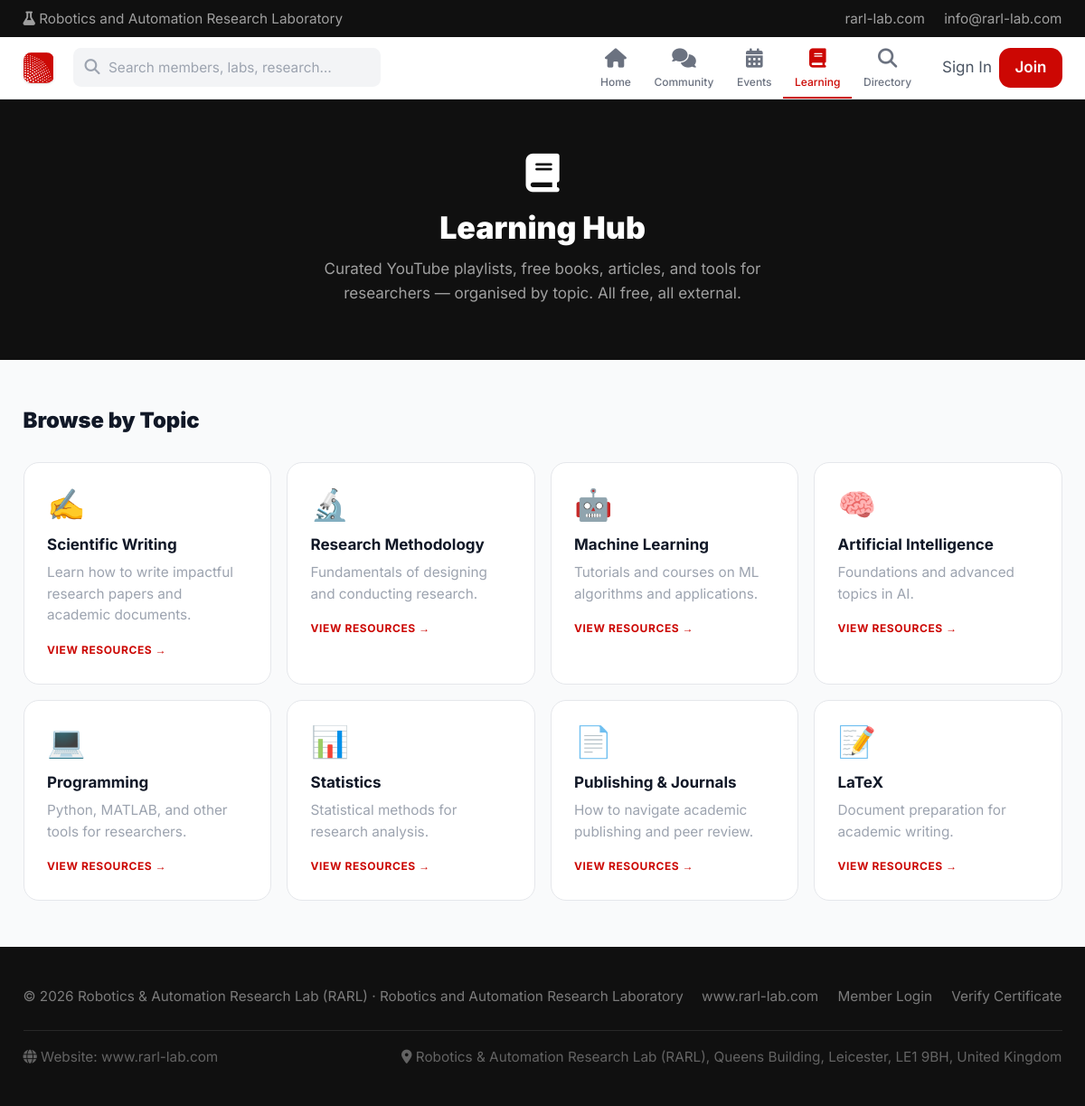
The app's page /resources.php with its own data.
### tables this page shows
CREATE TABLE IF NOT EXISTS `resource_categories` (
  `id`            INT(11)      NOT NULL AUTO_INCREMENT,
  `name`          VARCHAR(255) NOT NULL,
  `slug`          VARCHAR(255) NOT NULL,
  `icon_emoji`    VARCHAR(10)  DEFAULT '📚',
  `description`   TEXT         DEFAULT NULL,
  `display_order` INT(11)      NOT NULL DEFAULT 0,
  `is_published`  TINYINT(1)   NOT NULL DEFAULT 1,
  PRIMARY KEY (`id`),
  UNIQUE KEY `slug` (`slug`)
);

### brand.php (called while the page is built, shortened)
<?php
function brandTailwindColors(): array {
    return [
        'rarl-red'      => BRAND_RED,
        'rarl-dark'     => BRAND_RED_DARK,
        'rarl-blue'     => BRAND_BLUE,
        'rarl-blue-dark'=> BRAND_BLUE_DARK,
        'rarl-navy'     => BRAND_INK,
        'rarl-mid'      => BRAND_INK_SOFT,
    ];
}
function brandTailwindConfigJson(): string {
    return json_encode(brandTailwindColors(), JSON_UNESCAPED_SLASHES);
}

### resources.php (the view, shortened to what this page needs)
<?php
require_once __DIR__ . '/functions.php';
$pdo = db();
$categories = $pdo->query("SELECT * FROM resource_categories WHERE is_published = 1 ORDER BY display_order")->fetchAll();
$activecat  = null;
echo htmlHead($activecat ? $activecat['name'] . ' Resources' : 'Learning Hub');
?>
<?= publicNav('resources') ?>
<section class="bg-rarl-navy text-white py-14 px-6 text-center">
  <div class="max-w-3xl mx-auto">
    <div class="text-4xl mb-4"><i class="fa-solid fa-book"></i></div>
    <h1 class="font-heading font-black text-3xl md:text-4xl mb-3">Learning Hub</h1>
    <p class="text-white/60 text-sm max-w-lg mx-auto">Curated YouTube playlists, free books, articles, and tools for researchers — organised by topic. All free, all external.</p>
  </div>
</section>
<div class="max-w-6xl mx-auto px-6 py-12">
  <?php if (!$activecat): ?>
  <h2 class="font-heading font-black text-xl text-gray-900 dark:text-white mb-7">Browse by Topic</h2>
  <div class="grid grid-cols-2 sm:grid-cols-3 lg:grid-cols-4 gap-4">
    <?php foreach ($categories as $cat): ?>
    <a href="resources.php?cat=<?= urlencode($cat['slug']) ?>"
      class="group block bg-white dark:bg-gray-900 border border-gray-200 dark:border-gray-700 rounded-2xl p-6 hover:-translate-y-1 hover:shadow-lg hover:border-rarl-red/40 transition-all relative">
      <div class="text-3xl mb-3"><?= $cat['icon_emoji'] ?></div>
      <h3 class="font-heading font-bold text-sm text-gray-900 dark:text-white mb-1"><?= htmlspecialchars($cat['name']) ?></h3>
      <p class="text-gray-400 text-xs leading-relaxed mb-3"><?= htmlspecialchars(mb_strimwidth($cat['description'] ?? '', 0, 70, '…')) ?></p>
      <span class="text-[10px] font-bold text-rarl-red uppercase tracking-wider">View Resources →</span>
    </a>
    <?php endforeach; ?>
  </div>
  <?php endif; ?>
</div>
<?= publicFooter() ?>
</body></html>

### records on screen
resource_categories: icon_emoji "✍️", name "Scientific Writing", description "Learn how to write impactful research papers and academic documents."
resource_categories: icon_emoji "🔬", name "Research Methodology", description "Fundamentals of designing and conducting research."
resource_categories: icon_emoji "🤖", name "Machine Learning", description "Tutorials and courses on ML algorithms and applications."
resource_categories: icon_emoji "🧠", name "Artificial Intelligence", description "Foundations and advanced topics in AI."
resource_categories: icon_emoji "💻", name "Programming", description "Python, MATLAB, and other tools for researchers."
resource_categories: icon_emoji "📊", name "Statistics", description "Statistical methods for research analysis."
resource_categories: icon_emoji "📄", name "Publishing & Journals", description "How to navigate academic publishing and peer review."
resource_categories: icon_emoji "📝", name "LaTeX", description "Document preparation for academic writing."

### other values on screen
$tagline "Robotics and Automation Research Laboratory"
$replyTo "info@rarl-lab.com"
$label "Home Community Events Learning Directory"
$siteName "Robotics & Automation Research Lab (RARL)"
